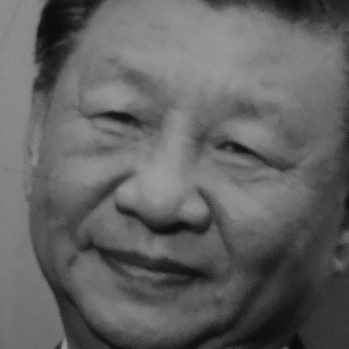
#> input picture dataset/User_20/15.jpg, 349 x 349 px, given in place of the camera
$ python FaceDetect.py
#> lines starting #> are read from the running program, lines starting #| are printed output that depends on the picture
import cv2
import os

cam = cv2.VideoCapture(0)
cam.set(3, 640)  # set video width
cam.set(4, 480)  # set video height

face_detector = cv2.CascadeClassifier('haarcascade_frontalface_default.xml')
face_id = input('\n Enter user id and press <return> ==>  ')

print("\n [INFO] Initializing face capture. Look the camera and wait ...")

count = 0

while True:
    ret, img = cam.read()
#> img is the input picture: shape (349, 349, 3); min 6, max 158, mean 98.1
    img = cv2.flip(img, 1)  # flip video image vertically
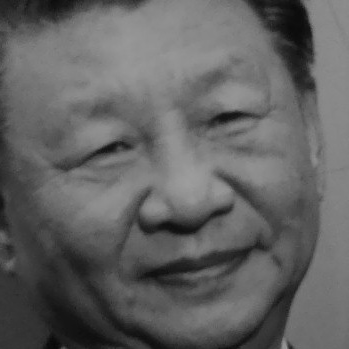
#> img: shape (349, 349, 3); min 6, max 158, mean 98.1
    gray = cv2.cvtColor(img, cv2.COLOR_BGR2GRAY)
    faces = face_detector.detectMultiScale(gray, 1.3, 5)
#> faces = ()

    for (x, y, w, h) in faces:
        cv2.rectangle(img, (x, y), (x + w, y + h), (255, 0, 0), 2)
        count += 1

        # Save the captured image into the datasets folder
        cv2.imwrite("dataset/User." + str(face_id) + '.' + str(count) + ".jpg", gray[y:y + h, x:x + w])

        cv2.imshow('image', img)
#> this loop made 0 passes
#> after the loop, count = 0

    k = cv2.waitKey(100) & 0xff  # Press 'ESC' for exiting video
#> (key Esc is pressed here)
    if k == 27:
        break
    elif count >= 30:  # Take 30 face sample and stop video
        break # Do a cleanup

print("\n [INFO] Exiting Program and cleanup stuff")
cam.release()
cv2.destroyAllWindows()

import cv2
import os
import numpy as np
from PIL import Image

# Path for face image database
path = 'dataset'

recognizer = cv2.face.LBPHFaceRecognizer_create()
detector = cv2.CascadeClassifier("haarcascade_frontalface_default.xml")

# function to get the images and label data
def getImagesAndLabels(path):
    imagePaths = [os.path.join(path, f) for f in os.listdir(path)]
    faceSamples = []
    ids = []

    for imagePath in imagePaths:
#> (the run stopped early here; a loop or call above may not have finished)

$ run again, on dataset/User_20/17.jpg
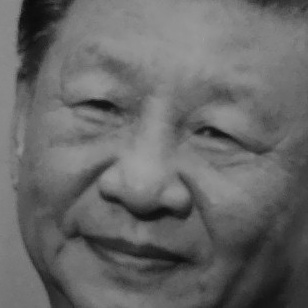
#> input picture dataset/User_20/17.jpg, 308 x 308 px, given in place of the camera
#> img is the input picture: shape (308, 308, 3); min 10, max 161, mean 103.1
#> `img = cv2.flip(img, 1)`:
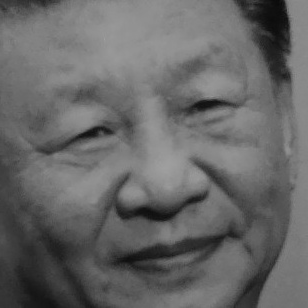
#> img: shape (308, 308, 3); min 10, max 161, mean 103.1
#> faces = ()
#> after the loop `for (x, y, w, h) in faces:`: count = 0
